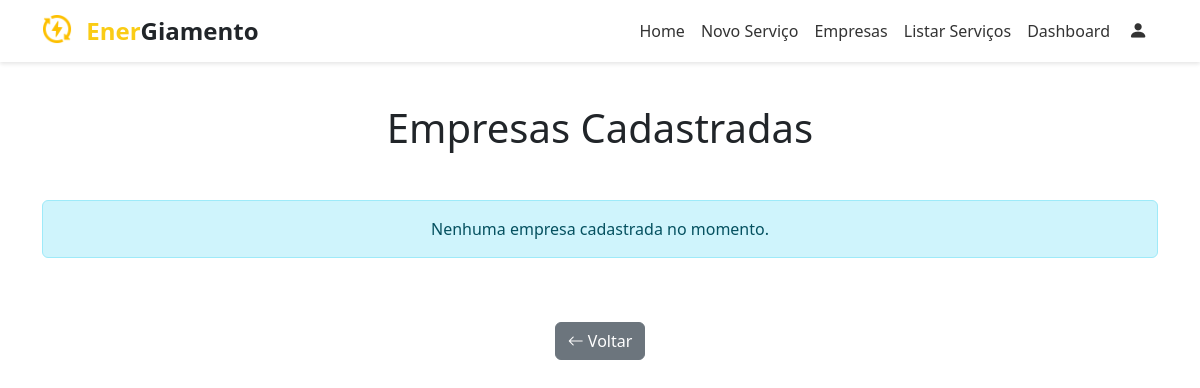
/empresas, run on an earlier commit of the app's database.
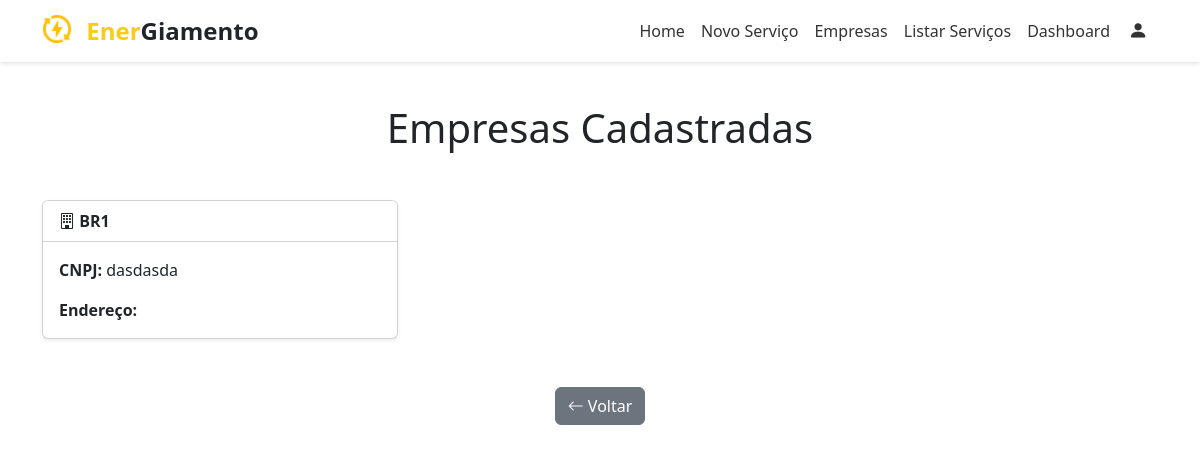
And on a later commit of the database.
### app/models.py (models this page shows)
class Fornecedor(db.Model):
    idfornecedor = db.Column(db.Integer, primary_key=True)
    nome = db.Column(db.String(100))
    cnpj = db.Column(db.String(18))
    contato_idcontato = db.Column(db.Integer, db.ForeignKey('contato.idcontato'))
    cadastro_idcadastro = db.Column(db.Integer, db.ForeignKey('cadastro.idcadastro'))
    endereco_idendereco = db.Column(db.Integer, db.ForeignKey('endereco.idendereco'))
    endereco = db.relationship('Endereco', back_populates='fornecedores')
    atualizacao_servico = db.Column(db.Date)
    contato = db.relationship('Contato')
    servicos = db.relationship(
        'Servico',
        secondary='servico_has_fornecedor',
        back_populates='fornecedores'
    )
    orcamentos = db.relationship(
        'Orcamento',
        secondary='orcamento_has_fornecedor',
        back_populates='fornecedores'
    )

### app/main/__init__.py (the view)
@main.route('/empresas')
def empresas():
    todos = Fornecedor.query.all()
    return render_template('empresas_forn.html', fornecedores=todos)

### app/templates/empresas_forn.html
{% extends "base_forn.html" %}
{% block content %}
<div class="container my-5">
  <h1 class="text-center mb-5">Empresas Cadastradas</h1>
  <div class="row g-4">
    {% for f in fornecedores %}
      <div class="col-lg-4 col-md-6">
        <div class="card h-100 shadow-sm">
          <div class="card-header bg-white fw-bold">
            <i class="bi bi-building"></i> {{ f.nome }}
          </div>
          <div class="card-body">
            <p class="card-text">
              <strong>CNPJ:</strong> {{ f.cnpj }}
            </p>
            <p class="card-text">
              <strong>Endereço:</strong> {{ f.endereco.cep }}
            </p>
          </div>
        </div>
      </div>
    {% else %}
      <div class="col-12">
        <div class="alert alert-info text-center" role="alert">
          Nenhuma empresa cadastrada no momento.
        </div>
      </div>
    {% endfor %}
  </div>
  <div class="text-center mt-5">
    <a href="{{ url_for('main.index') }}" class="btn btn-secondary">
      <i class="bi bi-arrow-left"></i> Voltar
    </a>
  </div>
</div>
{% endblock %}

What changed in the data, as far as the page shows it:
added Fornecedor: nome "BR1", cnpj "dasdasda"
Also different on the page:
text no longer shown: "Nenhuma empresa cadastrada no momento."
